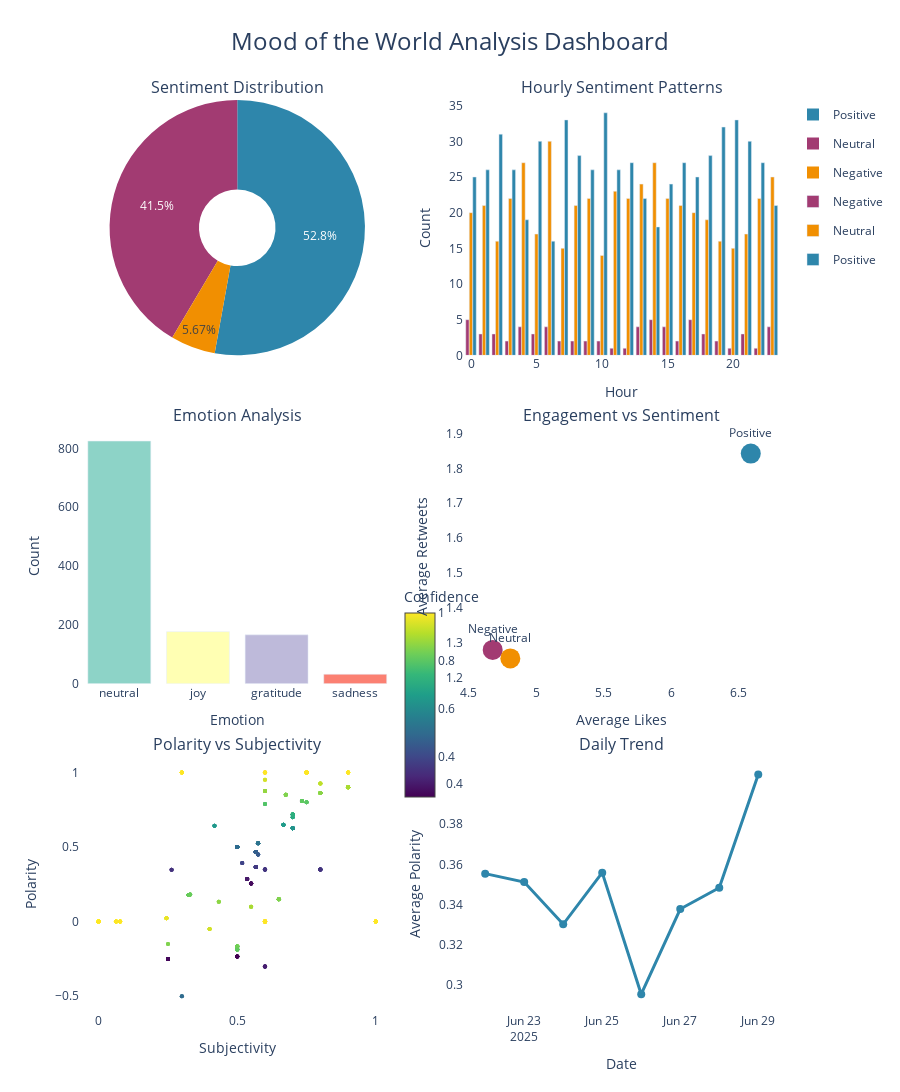
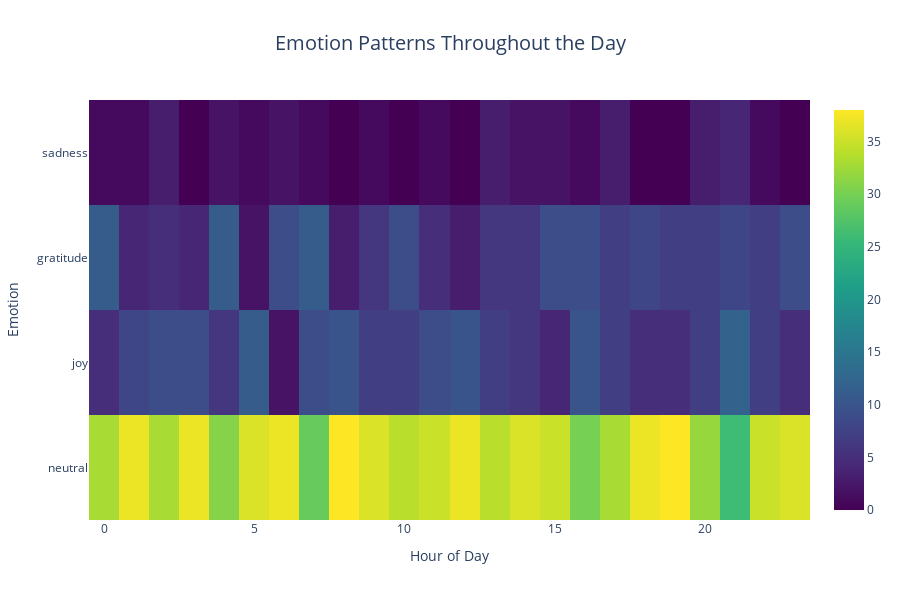
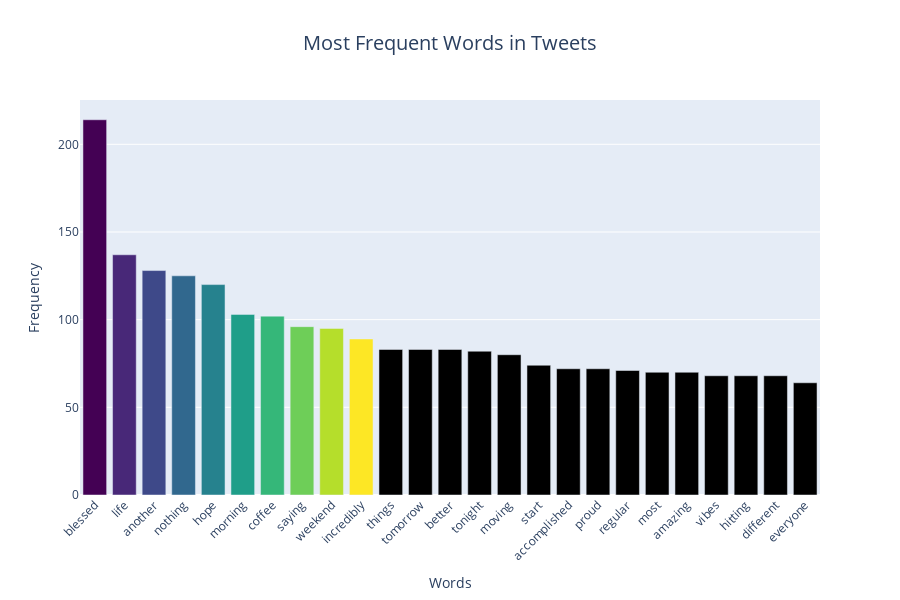
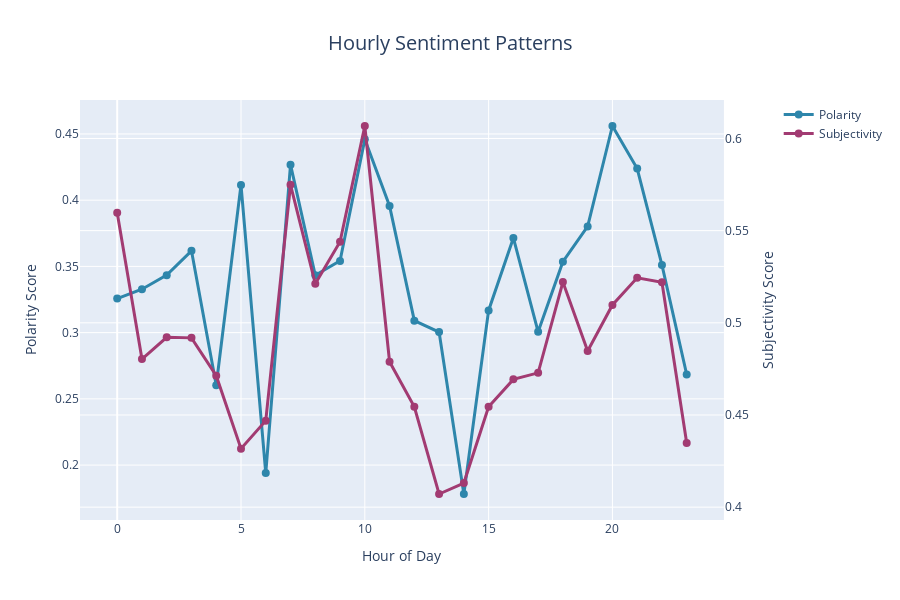

Write notebook code for charts like these, in order.
### Markdown cell above
Version 2

### Code cell
class InteractivePlotter:
    def __init__(self, df, analyzer):
        self.df = df
        self.analyzer = analyzer

    def create_sentiment_dashboard(self):
        """Interactive Dashboard"""
        fig = make_subplots(
            rows=3, cols=2,
            subplot_titles=(
                'Sentiment Distribution',
                'Hourly Sentiment Patterns',
                'Emotion Analysis',
                'Engagement vs Sentiment',
                'Polarity vs Subjectivity',
                'Daily Trend'
            ),
            specs=[
                [{"type": "pie"}, {"type": "xy"}],
                [{"type": "xy"}, {"type": "xy"}],
                [{"type": "xy"}, {"type": "xy"}]
            ],
            vertical_spacing=0.08,
            horizontal_spacing=0.1
        )

        sentiment_counts = self.df['sentiment'].value_counts()
        colors = ['#2E86AB', '#A23B72', '#F18F01']

        fig.add_trace(go.Pie(
            labels=sentiment_counts.index,
            values=sentiment_counts.values,
            marker_colors=colors,
            hole=0.3,
            name="Sentiment",
            hovertemplate='<b>%{label}</b><br>Count: %{value}<br>Percentage: %{percent}<extra></extra>'
        ), row=1, col=1)

        hourly_sentiment = self.df.groupby(['hour', 'sentiment']).size().unstack(fill_value=0)
        sentiment_colors = {'Positive': '#2E86AB', 'Negative': '#A23B72', 'Neutral': '#F18F01'}

        for sentiment in hourly_sentiment.columns:
            if sentiment in sentiment_colors:
                fig.add_trace(go.Bar(
                    x=hourly_sentiment.index,
                    y=hourly_sentiment[sentiment],
                    name=f'{sentiment}',
                    marker_color=sentiment_colors[sentiment],
                    legendgroup=sentiment,
                    hovertemplate=f'<b>{sentiment}</b><br>Hour: %{{x}}<br>Count: %{{y}}<extra></extra>'
                ), row=1, col=2)

        emotion_counts = self.df['emotion'].value_counts().head(8)
        fig.add_trace(go.Bar(
            x=emotion_counts.index,
            y=emotion_counts.values,
            marker_color=px.colors.qualitative.Set3[:len(emotion_counts)],
            name="Emotions",
            showlegend=False,
            hovertemplate='<b>%{x}</b><br>Count: %{y}<extra></extra>'
        ), row=2, col=1)

        engagement_sentiment = self.df.groupby('sentiment').agg({
            'like_count': 'mean',
            'retweet_count': 'mean'
        }).reset_index()

        fig.add_trace(go.Scatter(
            x=engagement_sentiment['like_count'],
            y=engagement_sentiment['retweet_count'],
            mode='markers+text',
            text=engagement_sentiment['sentiment'],
            textposition='top center',
            marker=dict(
                size=20,
                color=[sentiment_colors.get(s, '#666666') for s in engagement_sentiment['sentiment']]
            ),
            name="Engagement",
            showlegend=False,
            hovertemplate='<b>%{text}</b><br>Avg Likes: %{x:.1f}<br>Avg Retweets: %{y:.1f}<extra></extra>'
        ), row=2, col=2)

        fig.add_trace(go.Scatter(
            x=self.df['subjectivity'],
            y=self.df['polarity'],
            mode='markers',
            marker=dict(
                color=self.df['confidence'],
                colorscale='viridis',
                size=4,
                opacity=0.6,
                showscale=True,
                colorbar=dict(
                    title="Confidence",
                    x=0.45,
                    len=0.25,
                    y=0.35
                )
            ),
            name="Tweets",
            showlegend=False,
            hovertemplate='<b>Tweet Analysis</b><br>Subjectivity: %{x:.2f}<br>Polarity: %{y:.2f}<br>Confidence: %{marker.color:.2f}<extra></extra>'
        ), row=3, col=1)

        daily_polarity = self.df.groupby(self.df['created_at'].dt.date)['polarity'].mean()
        fig.add_trace(go.Scatter(
            x=daily_polarity.index,
            y=daily_polarity.values,
            mode='lines+markers',
            line=dict(color='#2E86AB', width=3),
            marker=dict(size=8),
            name="Daily Trend",
            showlegend=False,
            hovertemplate='<b>Daily Trend</b><br>Date: %{x}<br>Avg Polarity: %{y:.3f}<extra></extra>'
        ), row=3, col=2)

        fig.update_layout(
            height=1200,
            title_text="Mood of the World Analysis Dashboard",
            title_font_size=24,
            title_x=0.5,
            font=dict(size=12),
            paper_bgcolor='white',
            plot_bgcolor='white'
        )

        fig.update_xaxes(title_text="Hour", row=1, col=2)
        fig.update_yaxes(title_text="Count", row=1, col=2)

        fig.update_xaxes(title_text="Emotion", row=2, col=1)
        fig.update_yaxes(title_text="Count", row=2, col=1)

        fig.update_xaxes(title_text="Average Likes", row=2, col=2)
        fig.update_yaxes(title_text="Average Retweets", row=2, col=2)

        fig.update_xaxes(title_text="Subjectivity", row=3, col=1)
        fig.update_yaxes(title_text="Polarity", row=3, col=1)

        fig.update_xaxes(title_text="Date", row=3, col=2)
        fig.update_yaxes(title_text="Average Polarity", row=3, col=2)

        return fig

    def create_emotion_heatmap(self):
        """Create emotion-time heatmap"""
        emotion_hour = self.df.groupby(['hour', 'emotion']).size().unstack(fill_value=0)

        top_emotions = self.df['emotion'].value_counts().head(8).index
        emotion_hour_filtered = emotion_hour[top_emotions] if len(top_emotions) > 0 else emotion_hour

        fig = go.Figure(data=go.Heatmap(
            z=emotion_hour_filtered.T.values,
            x=emotion_hour_filtered.index,
            y=emotion_hour_filtered.columns,
            colorscale='viridis',
            hoverongaps=False,
            hovertemplate='<b>Emotion Pattern</b><br>Hour: %{x}<br>Emotion: %{y}<br>Count: %{z}<extra></extra>'
        ))

        fig.update_layout(
            title='Emotion Patterns Throughout the Day',
            title_font_size=20,
            title_x=0.5,
            xaxis_title='Hour of Day',
            yaxis_title='Emotion',
            height=600,
            width=900,
            font=dict(size=12)
        )

        return fig

    def create_word_frequency_chart(self):
        """Create word frequency visualization"""
        all_text = ' '.join(self.df['text'].astype(str))

        words = re.findall(r'\b[a-zA-Z]{4,}\b', all_text.lower())
        stop_words = {
            'the', 'and', 'for', 'are', 'but', 'not', 'you', 'all', 'can', 'had', 'her', 'was', 'one', 'our', 'out', 'day', 'get', 'has', 'him',
            'his', 'how', 'man', 'new', 'now', 'old', 'see', 'two', 'way', 'who', 'boy', 'did', 'its', 'let', 'put', 'say', 'she', 'too', 'use',
            'that', 'with', 'have', 'this', 'will', 'your', 'from', 'they', 'know', 'want', 'been', 'good', 'much', 'some', 'time', 'very',
            'when', 'come', 'here', 'just', 'like', 'long', 'make', 'many', 'over', 'such', 'take', 'than', 'them', 'well', 'were', 'what',
            'today', 'just', 'going', 'really', 'think', 'feel', 'feeling', 'great', 'dont', 'cant', 'wont', 'youre', 'thats', 'there',
            'right', 'could', 'would', 'should', 'might', 'being', 'doing', 'having', 'getting', 'looking', 'working', 'trying'
        }

        filtered_words = [word for word in words if word not in stop_words and len(word) > 3]
        word_freq = Counter(filtered_words).most_common(25)

        if word_freq:
            words_list, counts_list = zip(*word_freq)
        else:
            words_list, counts_list = ['sample', 'words', 'here'], [10, 8, 5]

        fig = go.Figure(data=go.Bar(
            x=list(words_list),
            y=list(counts_list),
            marker_color=px.colors.sequential.Viridis,
            hovertemplate='<b>Word Frequency</b><br>Word: %{x}<br>Frequency: %{y}<extra></extra>'
        ))

        fig.update_layout(
            title='Most Frequent Words in Tweets',
            title_font_size=20,
            title_x=0.5,
            xaxis_title='Words',
            yaxis_title='Frequency',
            height=600,
            width=900,
            xaxis_tickangle=-45,
            font=dict(size=12)
        )

        return fig

    def create_time_series_analysis(self):
        """Create detailed time series analysis"""
        hourly_data = self.df.groupby('hour').agg({
            'polarity': 'mean',
            'subjectivity': 'mean',
            'confidence': 'mean'
        }).reset_index()

        fig = make_subplots(specs=[[{"secondary_y": True}]])

        fig.add_trace(
            go.Scatter(
                x=hourly_data['hour'],
                y=hourly_data['polarity'],
                mode='lines+markers',
                name='Polarity',
                line=dict(color='#2E86AB', width=3),
                marker=dict(size=8),
                hovertemplate='<b>Polarity</b><br>Hour: %{x}<br>Score: %{y:.3f}<extra></extra>'
            ),
            secondary_y=False,
        )

        fig.add_trace(
            go.Scatter(
                x=hourly_data['hour'],
                y=hourly_data['subjectivity'],
                mode='lines+markers',
                name='Subjectivity',
                line=dict(color='#A23B72', width=3),
                marker=dict(size=8),
                hovertemplate='<b>Subjectivity</b><br>Hour: %{x}<br>Score: %{y:.3f}<extra></extra>'
            ),
            secondary_y=True,
        )

        fig.update_xaxes(title_text="Hour of Day")
        fig.update_yaxes(title_text="Polarity Score", secondary_y=False)
        fig.update_yaxes(title_text="Subjectivity Score", secondary_y=True)

        fig.update_layout(
            title='Hourly Sentiment Patterns',
            title_font_size=20,
            title_x=0.5,
            height=600,
            width=900,
            hovermode='x unified',
            font=dict(size=12)
        )

        return fig

    def display_all_plots(self):
        """Display all plots with proper Colab formatting"""
        print("Interactive Visualizations...")
        print("=" * 60)

        print("\n Sentiment Dashboard...")
        dashboard_fig = self.create_sentiment_dashboard()
        dashboard_fig.show()

        print("\n Emotion Heatmap...")
        emotion_heatmap = self.create_emotion_heatmap()
        emotion_heatmap.show()

        print("\n Word Frequency Analysis...")
        word_freq_fig = self.create_word_frequency_chart()
        word_freq_fig.show()

        print("\n Time Series Analysis...")
        time_series_fig = self.create_time_series_analysis()
        time_series_fig.show()

        interactive_plotter = InteractivePlotter(df_tweets, analyzer)

print("Interactive Visualizations")
print("=" * 60)

# Initialize plotter (assuming df_tweets and analyzer exist)
interactive_plotter = InteractivePlotter(df_tweets, analyzer)

# 1. Main Dashboard
print("\n Sentiment Dashboard...")
dashboard_fig = interactive_plotter.create_sentiment_dashboard()
dashboard_fig.show()

# 2. Emotion Heatmap
print("\n Emotion Heatmap...")
emotion_heatmap = interactive_plotter.create_emotion_heatmap()
emotion_heatmap.show()

# 3. Word Frequency Chart
print("\n Word Frequency Analysis...")
word_freq_fig = interactive_plotter.create_word_frequency_chart()
word_freq_fig.show()

# 4. Time Series Analysis
print("\n Time Series Analysis...")
time_series_fig = interactive_plotter.create_time_series_analysis()
time_series_fig.show()

### Figure 1 — Plotly figure (JSON) as saved in the notebook; plotly's stock layout.template omitted (floating-point values rounded to 4 significant figures; data arrays with more than 128 entries replaced by an {"elided": "..."} marker saying what was removed)
{"data": [{"hole": 0.3, "hovertemplate": "<b>%{label}</b><br>Count: %{value}<br>Percentage: %{percent}<extra></extra>", "labels": ["Positive", "Neutral", "Negative"], "marker": {"colors": ["#2E86AB", "#A23B72", "#F18F01"]}, "name": "Sentiment", "values": [634, 498, 68], "type": "pie", "domain": {"x": [0, 0.45], "y": [0.72, 1]}}, {"hovertemplate": "<b>Negative</b><br>Hour: %{x}<br>Count: %{y}<extra></extra>", "legendgroup": "Negative", "marker": {"color": "#A23B72"}, "name": "Negative", "x": [0, 1, 2, 3, 4, 5, 6, 7, 8, 9, 10, 11, 12, 13, 14, 15, 16, 17, 18, 19, 20, 21, 22, 23], "y": [5, 3, 3, 2, 4, 3, 4, 2, 2, 2, 2, 1, 1, 4, 5, 4, 2, 5, 3, 2, 1, 3, 1, 4], "type": "bar", "xaxis": "x", "yaxis": "y"}, {"hovertemplate": "<b>Neutral</b><br>Hour: %{x}<br>Count: %{y}<extra></extra>", "legendgroup": "Neutral", "marker": {"color": "#F18F01"}, "name": "Neutral", "x": [0, 1, 2, 3, 4, 5, 6, 7, 8, 9, 10, 11, 12, 13, 14, 15, 16, 17, 18, 19, 20, 21, 22, 23], "y": [20, 21, 16, 22, 27, 17, 30, 15, 21, 22, 14, 23, 22, 24, 27, 22, 21, 20, 19, 16, 15, 17, 22, 25], "type": "bar", "xaxis": "x", "yaxis": "y"}, {"hovertemplate": "<b>Positive</b><br>Hour: %{x}<br>Count: %{y}<extra></extra>", "legendgroup": "Positive", "marker": {"color": "#2E86AB"}, "name": "Positive", "x": [0, 1, 2, 3, 4, 5, 6, 7, 8, 9, 10, 11, 12, 13, 14, 15, 16, 17, 18, 19, 20, 21, 22, 23], "y": [25, 26, 31, 26, 19, 30, 16, 33, 28, 26, 34, 26, 27, 22, 18, 24, 27, 25, 28, 32, 33, 30, 27, 21], "type": "bar", "xaxis": "x", "yaxis": "y"}, {"hovertemplate": "<b>%{x}</b><br>Count: %{y}<extra></extra>", "marker": {"color": ["rgb(141,211,199)", "rgb(255,255,179)", "rgb(190,186,218)", "rgb(251,128,114)"]}, "name": "Emotions", "showlegend": false, "x": ["neutral", "joy", "gratitude", "sadness"], "y": [825, 177, 166, 32], "type": "bar", "xaxis": "x2", "yaxis": "y2"}, {"hovertemplate": "<b>%{text}</b><br>Avg Likes: %{x:.1f}<br>Avg Retweets: %{y:.1f}<extra></extra>", "marker": {"color": ["#A23B72", "#F18F01", "#2E86AB"], "size": 20}, "mode": "markers+text", "name": "Engagement", "showlegend": false, "text": ["Negative", "Neutral", "Positive"], "textposition": "top center", "x": [4.676, 4.807, 6.588], "y": [1.279, 1.255, 1.842], "type": "scatter", "xaxis": "x3", "yaxis": "y3"}, {"hovertemplate": "<b>Tweet Analysis</b><br>Subjectivity: %{x:.2f}<br>Polarity: %{y:.2f}<br>Confidence: %{marker.color:.2f}<extra></extra>", "marker": {"color": {"elided": "1200 float values"}, "colorbar": {"len": 0.25, "title": {"text": "Confidence"}, "x": 0.45, "y": 0.35}, "colorscale": [[0, "#440154"], [0.1111, "#482878"], [0.2222, "#3e4989"], [0.3333, "#31688e"], [0.4444, "#26828e"], [0.5556, "#1f9e89"], [0.6667, "#35b779"], [0.7778, "#6ece58"], [0.8889, "#b5de2b"], [1, "#fde725"]], "opacity": 0.6, "showscale": true, "size": 4}, "mode": "markers", "name": "Tweets", "showlegend": false, "x": {"elided": "1200 float values"}, "y": {"elided": "1200 float values"}, "type": "scatter", "xaxis": "x4", "yaxis": "y4"}, {"hovertemplate": "<b>Daily Trend</b><br>Date: %{x}<br>Avg Polarity: %{y:.3f}<extra></extra>", "line": {"color": "#2E86AB", "width": 3}, "marker": {"size": 8}, "mode": "lines+markers", "name": "Daily Trend", "showlegend": false, "x": ["2025-06-22", "2025-06-23", "2025-06-24", "2025-06-25", "2025-06-26", "2025-06-27", "2025-06-28", "2025-06-29"], "y": [0.3554, 0.3512, 0.3302, 0.3559, 0.2954, 0.3378, 0.3484, 0.4047], "type": "scatter", "xaxis": "x5", "yaxis": "y5"}], "layout": {"xaxis": {"anchor": "y", "domain": [0.55, 1], "title": {"text": "Hour"}}, "yaxis": {"anchor": "x", "domain": [0.72, 1], "title": {"text": "Count"}}, "xaxis2": {"anchor": "y2", "domain": [0, 0.45], "title": {"text": "Emotion"}}, "yaxis2": {"anchor": "x2", "domain": [0.36, 0.64], "title": {"text": "Count"}}, "xaxis3": {"anchor": "y3", "domain": [0.55, 1], "title": {"text": "Average Likes"}}, "yaxis3": {"anchor": "x3", "domain": [0.36, 0.64], "title": {"text": "Average Retweets"}}, "xaxis4": {"anchor": "y4", "domain": [0, 0.45], "title": {"text": "Subjectivity"}}, "yaxis4": {"anchor": "x4", "domain": [0, 0.28], "title": {"text": "Polarity"}}, "xaxis5": {"anchor": "y5", "domain": [0.55, 1], "title": {"text": "Date"}}, "yaxis5": {"anchor": "x5", "domain": [0, 0.28], "title": {"text": "Average Polarity"}}, "annotations": [{"font": {"size": 16}, "showarrow": false, "text": "Sentiment Distribution", "x": 0.225, "xanchor": "center", "xref": "paper", "y": 1, "yanchor": "bottom", "yref": "paper"}, {"font": {"size": 16}, "showarrow": false, "text": "Hourly Sentiment Patterns", "x": 0.775, "xanchor": "center", "xref": "paper", "y": 1, "yanchor": "bottom", "yref": "paper"}, {"font": {"size": 16}, "showarrow": false, "text": "Emotion Analysis", "x": 0.225, "xanchor": "center", "xref": "paper", "y": 0.64, "yanchor": "bottom", "yref": "paper"}, {"font": {"size": 16}, "showarrow": false, "text": "Engagement vs Sentiment", "x": 0.775, "xanchor": "center", "xref": "paper", "y": 0.64, "yanchor": "bottom", "yref": "paper"}, {"font": {"size": 16}, "showarrow": false, "text": "Polarity vs Subjectivity", "x": 0.225, "xanchor": "center", "xref": "paper", "y": 0.28, "yanchor": "bottom", "yref": "paper"}, {"font": {"size": 16}, "showarrow": false, "text": "Daily Trend", "x": 0.775, "xanchor": "center", "xref": "paper", "y": 0.28, "yanchor": "bottom", "yref": "paper"}], "title": {"font": {"size": 24}, "text": "Mood of the World Analysis Dashboard", "x": 0.5}, "font": {"size": 12}, "height": 1200, "paper_bgcolor": "white", "plot_bgcolor": "white"}}

### Figure 2 — Plotly figure (JSON) as saved in the notebook; plotly's stock layout.template omitted (floating-point values rounded to 4 significant figures)
{"data": [{"colorscale": [[0, "#440154"], [0.1111, "#482878"], [0.2222, "#3e4989"], [0.3333, "#31688e"], [0.4444, "#26828e"], [0.5556, "#1f9e89"], [0.6667, "#35b779"], [0.7778, "#6ece58"], [0.8889, "#b5de2b"], [1, "#fde725"]], "hoverongaps": false, "hovertemplate": "<b>Emotion Pattern</b><br>Hour: %{x}<br>Emotion: %{y}<br>Count: %{z}<extra></extra>", "x": [0, 1, 2, 3, 4, 5, 6, 7, 8, 9, 10, 11, 12, 13, 14, 15, 16, 17, 18, 19, 20, 21, 22, 23], "y": ["neutral", "joy", "gratitude", "sadness"], "z": [[33, 37, 33, 37, 31, 36, 37, 29, 38, 36, 34, 35, 37, 34, 36, 35, 30, 33, 37, 38, 32, 26, 35, 36], [5, 8, 9, 9, 6, 11, 2, 9, 10, 7, 7, 9, 10, 7, 6, 4, 10, 7, 5, 5, 7, 12, 7, 5], [11, 4, 5, 4, 11, 2, 9, 11, 3, 6, 9, 5, 3, 6, 6, 9, 9, 7, 8, 7, 7, 8, 7, 9], [1, 1, 3, 0, 2, 1, 2, 1, 0, 1, 0, 1, 0, 3, 2, 2, 1, 3, 0, 0, 3, 4, 1, 0]], "type": "heatmap"}], "layout": {"title": {"text": "Emotion Patterns Throughout the Day", "font": {"size": 20}, "x": 0.5}, "font": {"size": 12}, "xaxis": {"title": {"text": "Hour of Day"}}, "yaxis": {"title": {"text": "Emotion"}}, "height": 600, "width": 900}}

### Figure 3 — Plotly figure (JSON) as saved in the notebook; plotly's stock layout.template omitted (floating-point values rounded to 4 significant figures)
{"data": [{"hovertemplate": "<b>Word Frequency</b><br>Word: %{x}<br>Frequency: %{y}<extra></extra>", "marker": {"color": ["#440154", "#482878", "#3e4989", "#31688e", "#26828e", "#1f9e89", "#35b779", "#6ece58", "#b5de2b", "#fde725"]}, "x": ["blessed", "life", "another", "nothing", "hope", "morning", "coffee", "saying", "weekend", "incredibly", "things", "tomorrow", "better", "tonight", "moving", "start", "accomplished", "proud", "regular", "most", "amazing", "vibes", "hitting", "different", "everyone"], "y": [214, 137, 128, 125, 120, 103, 102, 96, 95, 89, 83, 83, 83, 82, 80, 74, 72, 72, 71, 70, 70, 68, 68, 68, 64], "type": "bar"}], "layout": {"title": {"text": "Most Frequent Words in Tweets", "font": {"size": 20}, "x": 0.5}, "xaxis": {"title": {"text": "Words"}, "tickangle": -45}, "font": {"size": 12}, "yaxis": {"title": {"text": "Frequency"}}, "height": 600, "width": 900}}

### Figure 4 — Plotly figure (JSON) as saved in the notebook; plotly's stock layout.template omitted (floating-point values rounded to 4 significant figures)
{"data": [{"hovertemplate": "<b>Polarity</b><br>Hour: %{x}<br>Score: %{y:.3f}<extra></extra>", "line": {"color": "#2E86AB", "width": 3}, "marker": {"size": 8}, "mode": "lines+markers", "name": "Polarity", "x": [0, 1, 2, 3, 4, 5, 6, 7, 8, 9, 10, 11, 12, 13, 14, 15, 16, 17, 18, 19, 20, 21, 22, 23], "y": [0.3257, 0.3328, 0.3434, 0.3618, 0.2603, 0.4115, 0.194, 0.4268, 0.3433, 0.3542, 0.4459, 0.3957, 0.3091, 0.3004, 0.1782, 0.3168, 0.3715, 0.3006, 0.3536, 0.3802, 0.456, 0.4239, 0.3511, 0.2684], "type": "scatter", "xaxis": "x", "yaxis": "y"}, {"hovertemplate": "<b>Subjectivity</b><br>Hour: %{x}<br>Score: %{y:.3f}<extra></extra>", "line": {"color": "#A23B72", "width": 3}, "marker": {"size": 8}, "mode": "lines+markers", "name": "Subjectivity", "x": [0, 1, 2, 3, 4, 5, 6, 7, 8, 9, 10, 11, 12, 13, 14, 15, 16, 17, 18, 19, 20, 21, 22, 23], "y": [0.5597, 0.4803, 0.4921, 0.4918, 0.4713, 0.4317, 0.4469, 0.5748, 0.5212, 0.544, 0.6068, 0.4789, 0.4545, 0.4071, 0.4131, 0.4545, 0.4693, 0.4728, 0.5221, 0.4847, 0.5097, 0.5244, 0.522, 0.4348], "type": "scatter", "xaxis": "x", "yaxis": "y2"}], "layout": {"xaxis": {"anchor": "y", "domain": [0, 0.94], "title": {"text": "Hour of Day"}}, "yaxis": {"anchor": "x", "domain": [0, 1], "title": {"text": "Polarity Score"}}, "yaxis2": {"anchor": "x", "overlaying": "y", "side": "right", "title": {"text": "Subjectivity Score"}}, "title": {"text": "Hourly Sentiment Patterns", "font": {"size": 20}, "x": 0.5}, "font": {"size": 12}, "height": 600, "width": 900, "hovermode": "x unified"}}
